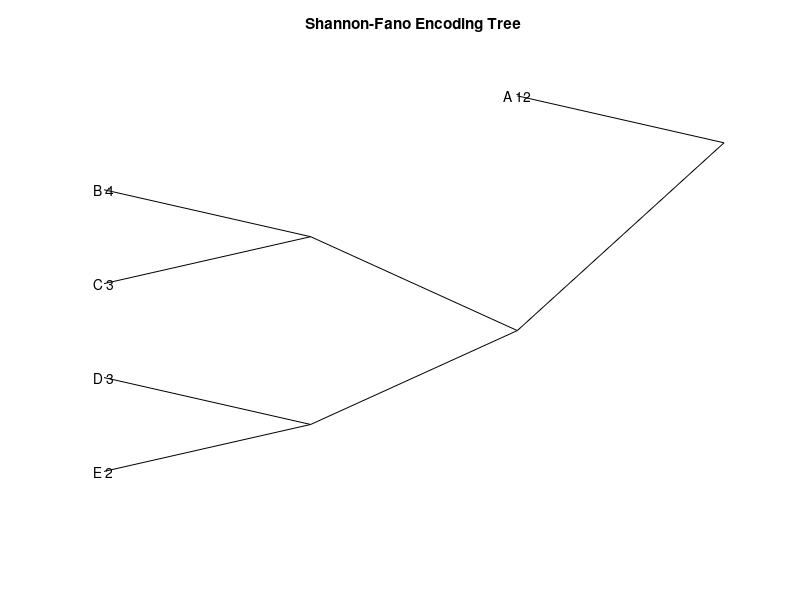

MATLAB code for this plot:
function shannon_fano(varargin)

    % Set default source
    if nargin == 0
        source = 'EAACAADAACAAADAABDBBCBAE';
    else
        source = varargin{1};
    end

    % Calculate the frequency of each symbol in the source
    symbols = unique(source);
    freq = histc(source, symbols);

    % Sort symbols based on their frequency
    [sortedFreq, sortedIdx] = sort(freq, 'descend');
    sortedSymbols = symbols(sortedIdx);

    % Recursive function to split the list, assign codes, and plot
    function [codes, xPos, yPos] = sf_coding(symbols, freq, x, y, delta_y)
        n = length(symbols);
        if n == 1
            codes = {''};
            text(x, y, [symbols, ' ', num2str(freq)], 'HorizontalAlignment', 'center');
            xPos = x;
            yPos = y;
        else
            total = sum(freq);
            half = total / 2;
            currSum = 0;
            split = 0;
            for i = 1:n
                currSum = currSum + freq(i);
                if currSum >= half
                    split = i;
                    break;
                end
            end

            % Left branch (0)
            leftDelta = delta_y * split / n;
            [codes1, xPos1, yPos1] = sf_coding(symbols(1:split), freq(1:split), x-1, y + leftDelta/2, leftDelta);

            % Right branch (1)
            rightDelta = delta_y * (n - split) / n;
            [codes2, xPos2, yPos2] = sf_coding(symbols(split+1:end), freq(split+1:end), x-1, y - rightDelta/2, rightDelta);

            % Draw lines
            line([x, xPos1], [y, yPos1], 'Color', 'k');
            line([x, xPos2], [y, yPos2], 'Color', 'k');
            
            codes1 = strcat('0', codes1);
            codes2 = strcat('1', codes2);
            codes = [codes1 codes2];
            xPos = x;
            yPos = y;
        end
    end

    % Open figure and set axes properties
    figure;
    ax = gca;
    hold on;
    axis off;

    % Generate codes and plot tree
    [~] = sf_coding(sortedSymbols, sortedFreq, 0, 0, length(source));

    title('Shannon-Fano Encoding Tree');
end


%{ 
Probability Table
Symbol	Count	Probability
A	    12	     0.48
B	    4	     0.16
C	    3	     0.12
D	    3	     0.12
E	    2	     0.08

0.16 + 0.12 + 0.12 + 0.08 = 0.48

Symbol	Count	Probability Code
A	    12	     0.48       0

B	    4	     0.16       1
C	    3	     0.12       1
D	    3	     0.12       1
E	    2	     0.08       1


0.16 + 0.12 = 0.28
0.12 + 0.08 = 0.20

Symbol	Count	Probability Code
A	    12	     0.48       0

B	    4	     0.16       1 0 
C	    3	     0.12       1 0

D	    3	     0.12       1 1
E	    2	     0.08       1 1

Final Codes
Symbol	Count	Probability	Code
A	    12	    0.48	    0

B	    4	    0.16	    1 0 0

C	    3	    012	        1 0 1

D	    3	    0.12	    1 1 0

E	    2	    0.08	    1 1 1

%}